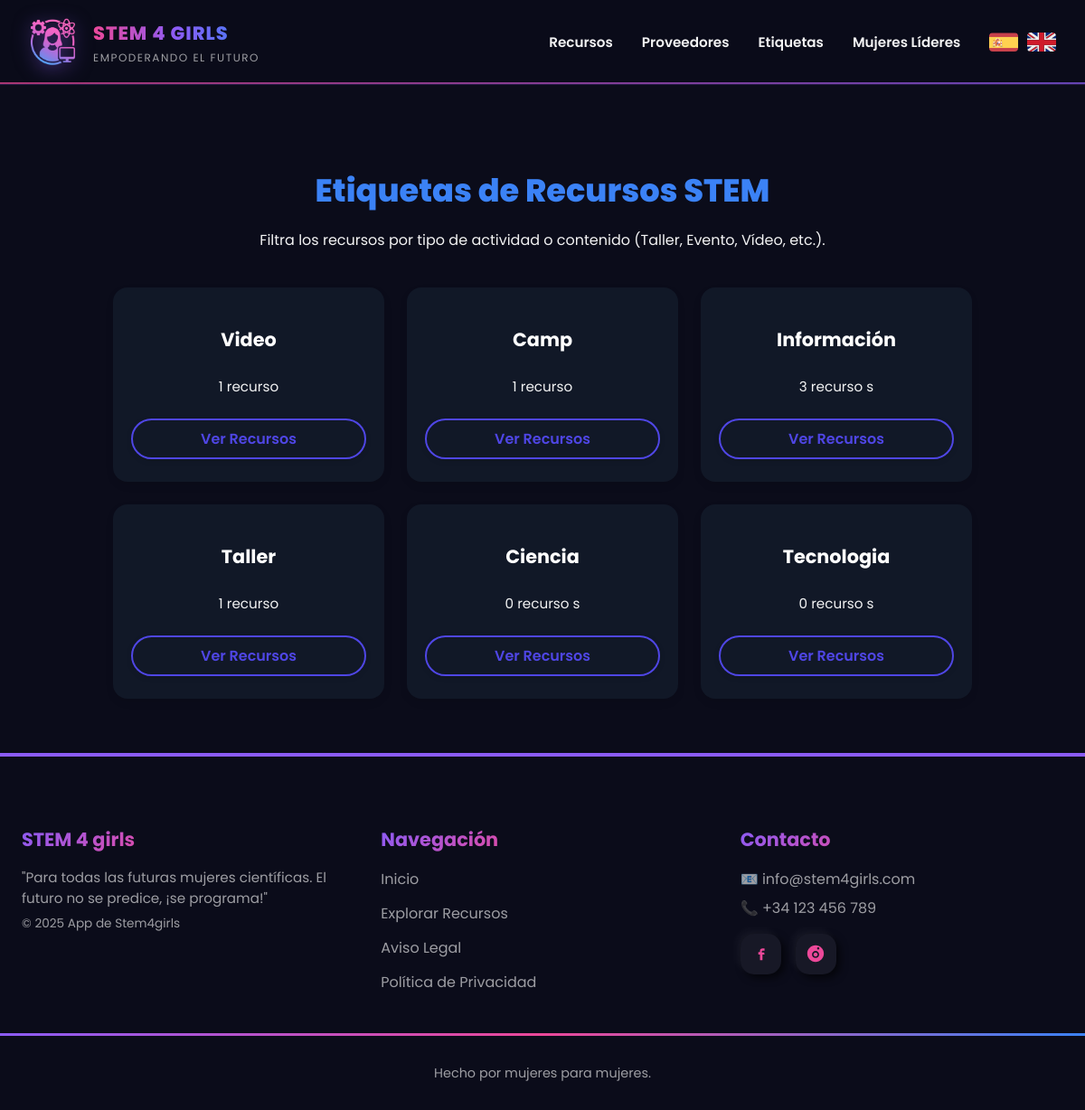
The page /appstem4girls/tags/ on the database its author committed.
### appstem4girls/models.py (models this page shows, shortened)
class Tag(models.Model):
    nombre = models.CharField(max_length=50)
    descripcion = models.TextField(blank=True)

### appstem4girls/views.py (the view)
# urls.py: path('tags/', views.lista_tags, name='lista_tags'),
def lista_tags(request):
    tags = Tag.objects.all()
    return render(request, 'lista_tags.html', {'tags': tags})

### appstem4girls/templates/lista_tags.html (shortened to what this page needs)
{% extends "base.html" %}
{% load static%}
{% load i18n %}
{% block extra_css %}
<link rel="stylesheet" href="{% static 'css/tags.css' %}">
{% endblock %}
{% block contenido %}
<section class="tags_section">
    <h1>{% trans "Etiquetas de Recursos STEM" %}</h1>
    <p class="subtitle">{% trans "Filtra los recursos por tipo de actividad o contenido (Taller, Evento, Vídeo, etc.)." %}</p>
    <div class="tags_grid">
        {% for tag in tags %}
            <div class="tag_card">
                <h2>{{ tag.nombre }}</h2>
                <p>{{ tag.recursos.count }} {% trans "recurso " %}{{ tag.recursos.count|pluralize:"s" }}</p>
                <a href="{% url 'detalle_tag' tag.id %}" class="btn_tag">{% trans "Ver Recursos" %}</a>
            </div>
        {% empty %}
            <p>No hay etiquetas disponibles.</p>
        {% endfor %}
    </div>
</section>
{% endblock %}

### appstem4girls/static/css/base.css (style rules this page uses)
:root { --primary: #8B5CF6; --secondary: #EC4899; --accent: #3B82F6; --text-light: rgba(255, 255, 255, 0.95); --text-muted: rgba(255, 255, 255, 0.6); --bg-dark: #0B0C1A; }
body { font-family: 'Poppins', Arial, sans-serif; background-color: var(--bg-dark); color: var(--text-light); margin: 0; padding: 0; min-height: 100vh; display: flex; flex-direction: column; }

### appstem4girls/static/css/tags.css (style rules this page uses)
.tags_section { text-align: center; padding: 60px 20px; max-width: 1100px; margin: 0 auto; }
.tags_section h1 { font-size: 2.2rem; font-weight: 800; color:var(--accent); margin-bottom: 10px; }
.tags_section .subtitle { font-size: 1rem; margin-bottom: 40px; color: var(--text-light); }
.tags_grid { display: flex; flex-wrap: wrap; justify-content: center; gap: 25px; }
.tag_card { width: 260px; min-height: 150px; border-radius: 16px; padding: 25px 20px; background-color: #111827; box-shadow: 0 4px 10px rgba(0,0,0,0.08); display: flex; flex-direction: column; justify-content: space-between; transition: transform 0.3s ease, box-shadow 0.3s ease; }
.tag_card h2 { font-size: 1.3rem; font-weight: 700; margin-bottom: 10px; color: white; }
.tag_card p { font-size: 0.95rem; color: var(--text-light); margin-bottom: 1.5rem; }
.btn_tag { display: inline-block; background-color: transparent; border: 2px solid #4f46e5; color: #4f46e5; font-weight: 600; font-size: 1rem; padding: 8px 20px; border-radius: 9999px; box-shadow: 0 2px 6px rgba(0,0,0,0.1); text-decoration: none; transition: background-color 0.3s ease, transform 0.2s ease; }

### rows shown on the page
Tag: nombre "Video", recursos.count "1"
Tag: nombre "Camp", recursos.count "1"
Tag: nombre "Información", recursos.count "3"
Tag: nombre "Taller", recursos.count "1"
Tag: nombre "Ciencia", recursos.count "0"
Tag: nombre "Tecnologia", recursos.count "0"
